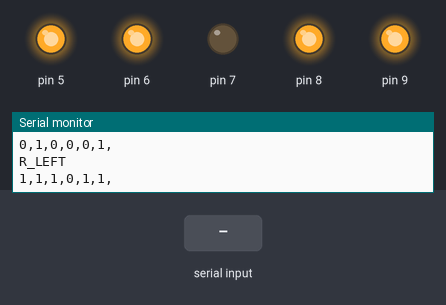
A sketch run on a simulated Arduino Pro Mini, built with avr-gcc and run on an emulated ATmega328P. On the bench: output pins drawn as LEDs (lit = HIGH), the last lines printed to the serial monitor. Inputs (shaded band) come from the test bench. Pins used as bus, display or sensor lines are not drawn.

Above: at 2.1 s.
At 6.8 s:
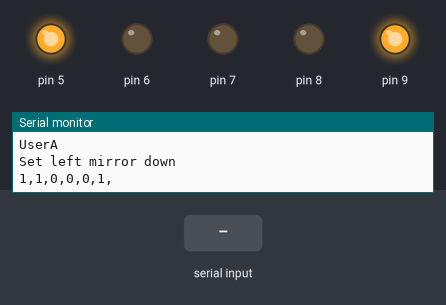
6.9 s: "A" received over the second serial link
At 7.4 s:
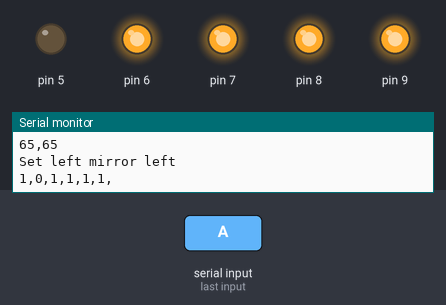
Timing chart, 0 to 9.9 s (numbered marks = the images above; inputs shaded):
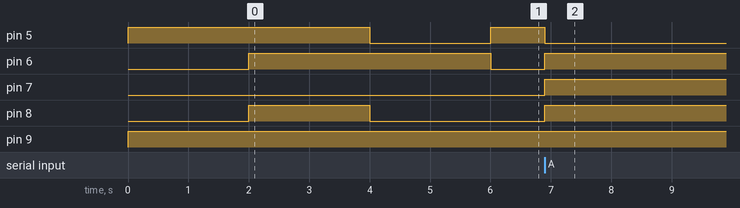

Measured:
- after the input at 6.9 s, pin 5: HIGH → LOW at once; pin 6–8: LOW → HIGH at once

The sketch:

Rx-ATmega328.ino
```cpp
/*
   P12_00_00-Main
   Project: P12_00_00 MirrorBuddy

   Notes:
   * This is the code that is running on Pro Mini
   * It is intended to control the motors and monitor the sensors in the mirrors
   * Circuit Js: https://tinyurl.com/2ms5rb3e

   Connections
   PIN   - FUNC - CONNECTION
   Pin 01 - Tx0 - N/C
   Pin 02 - Rx1 - N/C
   Pin 03 - RST - N/C
   Pin 04 - GND - GND
   Pin 05 - D2  - N/C
   Pin 06 - D3  - N/C
   Pin 07 - D4  - RelayA
   Pin 08 - D5  - RelayB
   Pin 09 - D6  - RelayC
   Pin 10 - D7  - RelayD
   Pin 11 - D8  - RelayE
   Pin 12 - D9  - RelayF
   Pin 13 - GND - N/C
   Pin 14 - A6  - N/C
   Pin 15 - A7  - N/C
   Pin 16 - D10 - L_COM
   Pin 17 - D11 - L_LR
   Pin 18 - D12 - UD
   Pin 19 - D13 - R_LR
   Pin 20 - A0  - R_COM
   Pin 21 - A1  - N/C
   Pin 22 - A2  - N/C
   Pin 23 - A3  - N/C
   Pin 24 - A4  - N/C
   Pin 25 - A5  - N/C
   Pin 13 - VCC - 5V Out
   Pin 13 - RST - N/C
   Pin 13 - GND - N/C
   Pin 13 - RAW - 5V RAW

   Hardware
   * 1X ATmega328
   * 1X MAX485 TTL to RS-485
   * 6X Relay
   * 6X Transistor
   * 6x Resistor
   * 12X 1k Resistor

   Credits
   * https://forum.arduino.cc/t/rs485-simple-integer-transfer/619544/13
*/

//MAX485
#include <SoftwareSerial.h>
SoftwareSerial mySerial(0,4);  //rx, tx TBD
byte byteData;
byte extractedData;

//Settings
int limitDelay = 2000;  //The amount of time to move a mirror into it's outer most limmit. This is also the time where the sensors are calibrated.
int configTime = 6000;  //Time to aquire max, min values from hall sensors
int resetTime = 4000;   //If no peaks are detected after this time, the count gets reset
int debounceTime = 200; //Time to ignore input for debounce
int syncOffset = 500;   //Slight time offset so both mirrors don't transmit at the same time
byte debug = true;      //Enable debug output


//Global variables (Relay Patterns)
bool L_UP[]   = {0,0,1,1,1,1};
bool L_DOWN[] = {1,1,0,0,0,1};
bool L_LEFT[] = {1,0,1,1,1,1};
bool L_RIGHT[]= {0,1,0,0,0,1};
bool R_UP[]   = {1,1,1,0,0,1};
bool R_DOWN[] = {0,0,0,1,1,1};
bool R_LEFT[] = {1,1,1,0,1,1};
bool R_RIGHT[]= {0,0,0,1,0,1};
bool LR_UP[]  = {0,0,1,0,0,1};

//Global variables (Counting Roations)
char user, lastUser;                                              //Variables to hold which user is present
byte mirrorLDirL, mirrorLDirD, mirrorRDirR, mirrorRDirD;          //Variable to hold the requested number of counts
byte ctMirrorLDirL, ctMirrorLDirD, ctMirrorRDirR, ctMirrorRDirD;  //Variable to hold the current number of counts


void setup()
{
  //Serial
  if(debug)Serial.begin(9600);
  mySerial.begin(9600);

  //Set relay pins as output
  for(byte i=4; i<10; i++){
    pinMode(i,OUTPUT);
    digitalWrite(i,0);
  }

  //Set motor sensor pins as input
  for(byte i=10; i<15; i++){
    pinMode(i,INPUT);
  }

  //Move left mirror to right limit
  if(debug)Serial.println("L_RIGHT");
  SetRelays(L_RIGHT);
  delay(limitDelay);
  ClearRelays();

  //Move right mirror to left limit
  if(debug)Serial.println("R_LEFT");
  SetRelays(R_LEFT);
  delay(limitDelay);
  ClearRelays();

  //Move both mirrors up
  if(debug)Serial.println("LR_UP");
  SetRelays(LR_UP);
  delay(limitDelay);
  ClearRelays();

  //Check user and get settings
  if(debug)Serial.println("UserA");
  user = 'A';
  if(user == 'A'){
    mirrorLDirL = 20;
    mirrorLDirD = 30;
    mirrorRDirR = 40;
    mirrorRDirD = 20;
  }
  ctMirrorLDirL = 0;
  ctMirrorLDirD = 0;
  ctMirrorRDirR = 0;
  ctMirrorRDirD = 0;

  //Set left mirror
  if(debug)Serial.println("Set left mirror down");
  SetRelays(L_DOWN);
  while(ctMirrorLDirD <= mirrorLDirD){
    if(mySerial.available()){
      byteData = mySerial.read();
      if(byteData < 127){
        extractedData = byteData; //For the up/down direction the value can only be between (0 <= countA < 127)
        ctMirrorLDirD = extractedData;
        if(debug){
          Serial.print(byteData);
          Serial.print(",");
          Serial.println(extractedData);
        }
      }
    }
  }
  ClearRelays();
  if(debug)Serial.println("Set left mirror left");
  SetRelays(L_LEFT);
  while(ctMirrorLDirL <= mirrorLDirL){
    if(mySerial.available()){
      byteData = mySerial.read();
      if(byteData >= 127){
        extractedData = byteData-127; //For the left/right direction the value can only be between (127 <= countB < 255)
        ctMirrorLDirD = extractedData;
        if(debug){
          Serial.print(byteData);
          Serial.print(",");
          Serial.println(extractedData);
        }
      }
    }
  }
  ClearRelays();

  if(debug)Serial.println("Set right mirror down");
  SetRelays(R_DOWN);
  while(ctMirrorRDirD <= mirrorRDirD){
    if(mySerial.available()){
      byteData = mySerial.read();
      if(byteData < 127){
        extractedData = byteData; //For the up/down direction the value can only be between (0 <= countA < 127)
        ctMirrorLDirD = extractedData;
        if(debug){
          Serial.print(byteData);
          Serial.print(",");
          Serial.println(extractedData);
        }
      }
    }
  }
  ClearRelays();
  if(debug)Serial.println("Set right mirror right");
  SetRelays(R_RIGHT);
  while(ctMirrorRDirR <= mirrorRDirR){
    if(mySerial.available()){
      byteData = mySerial.read();
      if(byteData >= 127){
        extractedData = byteData-127; //For the left/right direction the value can only be between (127 <= countB < 255)
        ctMirrorLDirD = extractedData;
        if(debug){
          Serial.print(byteData);
          Serial.print(",");
          Serial.println(extractedData);
        }
      }
    }
  }
  ClearRelays();

  if(debug)Serial.println("Mirrors Set");


}

void loop()
{


}

void SetRelays(bool arraySet[6]){
  for(byte i=0; i<6; i++){
    digitalWrite(i+4,arraySet[i]);
    Serial.print(arraySet[i]);
    Serial.print(",");
  }
  Serial.println();
}
void ReadSensors(){
  for (byte i=10; i<15;i++){
    Serial.print(digitalRead(i));
    Serial.print(",");
  }
  Serial.println("");
  Serial.println("");
}
void ClearRelays(){
  for(byte i=4; i<10; i++){
    digitalWrite(i,0);
  }
}
```
